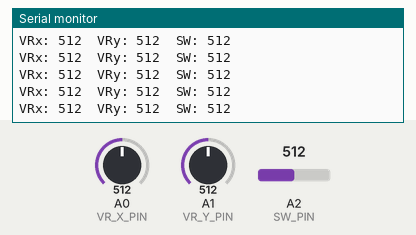
A sketch run on a simulated Arduino Uno, built with avr-gcc and run on an emulated ATmega328P. Parts: the last lines printed to the serial monitor. The test bench sets the inputs (shaded band); at power-on: A0 (VR_X_PIN) = 512, A1 (VR_Y_PIN) = 512, A2 (SW_PIN) = 512.

Above: at 1.2 s.
1.3 s: A0 (VR_X_PIN) set to 11
At 2.1 s:
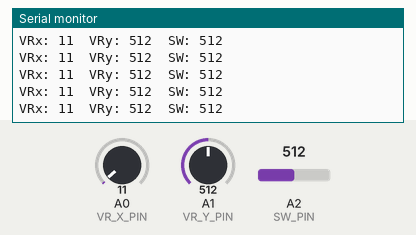
4.3 s: A0 (VR_X_PIN) set to 8
At 5.0 s:
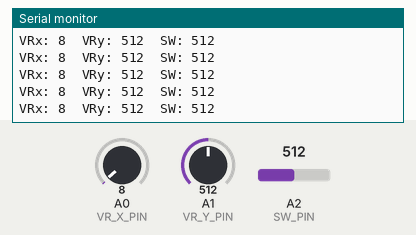
7.3 s: A1 (VR_Y_PIN) set to 107
At 8.2 s:
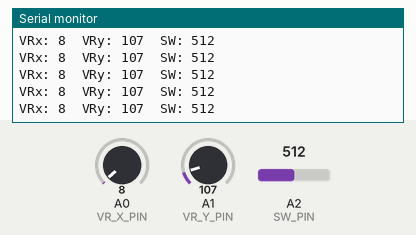
8.8 s: A1 (VR_Y_PIN) set to 92
At 9.4 s:
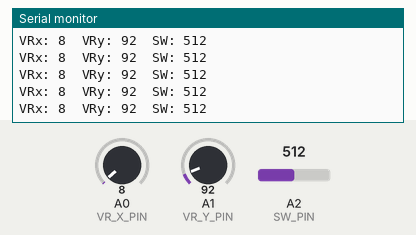
10.3 s: A2 (SW_PIN) set to 110
At 11.1 s:
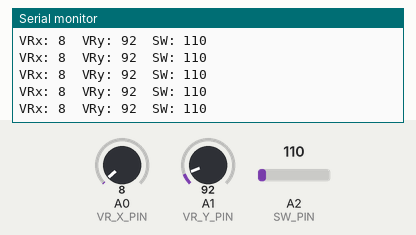
13.3 s: A2 (SW_PIN) set to 89
At 13.9 s:
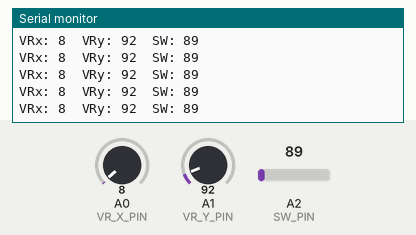
Timing chart, 0 to 16.3 s (numbered marks = the images above; inputs shaded):
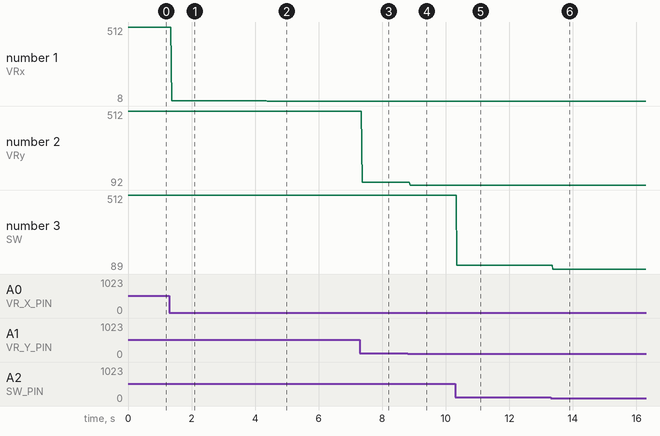

The sketch:

JoystickTest.ino
```cpp
/*

*/


#define VR_X_PIN A0
#define VR_Y_PIN A1
#define SW_PIN A2

void setup() {

    pinMode(VR_X_PIN, INPUT);
    pinMode(VR_Y_PIN, INPUT);
    pinMode(SW_PIN, INPUT);

    Serial.begin(9600);
}

void loop() {

  Serial.print("VRx: ");

  Serial.print(analogRead(VR_X_PIN));
  Serial.print("\tVRy: ");
  Serial.print(analogRead(VR_Y_PIN));
  Serial.print("\tSW: ");
  Serial.println(analogRead(SW_PIN));

  //Serial.println("1");
}
```

Measured:
- after the input at 1.3 s, the serial monitor: prints a new line after 0.08 s (image 1)
- after the input at 4.3 s, the serial monitor: prints a new line after 0.08 s (image 2)
- after the input at 7.3 s, the serial monitor: prints a new line after 0.07 s (image 3)
- after the input at 8.8 s, the serial monitor: prints a new line after 0.08 s (image 4)
- after the input at 10.3 s, the serial monitor: prints a new line after 0.05 s (image 5)
- after the input at 13.3 s, the serial monitor: prints a new line after 0.07 s (image 6)
- plotted number 1: 512 → 11 after the input at 1.3 s, 11 → 8 after the input at 4.3 s
- plotted number 2: 512 → 107 after the input at 7.3 s, 107 → 92 after the input at 8.8 s
